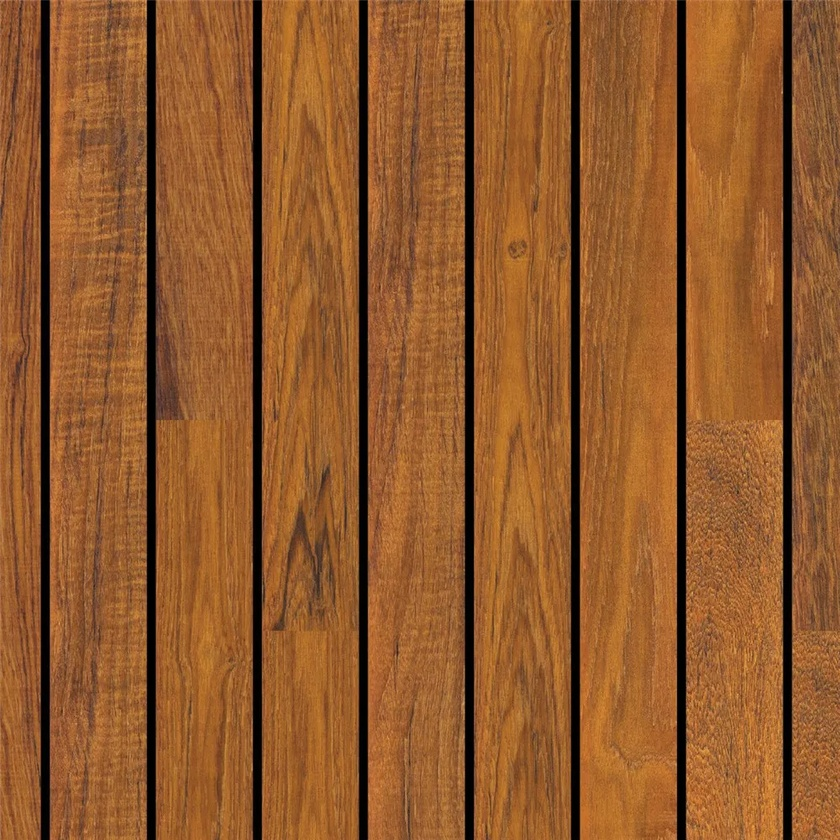
#> input picture Lab4/wood.jpg, 840 x 840 px, shrunk from 1000 x 1000 before the run, found by its file name
$ python Lab4_2.py
#> lines starting #> are read from the running program, lines starting #| are printed output that depends on the picture; after the words box and inside, x2 and y2 are one past the last pixel; in counts of white or black regions, pixels touching at a corner belong together
import cv2 as cv
import numpy as np
from matplotlib import pyplot as plt

# ---------- Простая пороговая обработка ----------
# Чтение изображения в градациях серого
img = cv.imread('Lab4/wood.jpg', 0)
#> img: shape (840, 840); min 0, max 178, mean 100.7
assert img is not None, "Файл не найден."

# Применение разных типов пороговой фильтрации
ret, th1 = cv.threshold(img, 127, 255, cv.THRESH_BINARY)
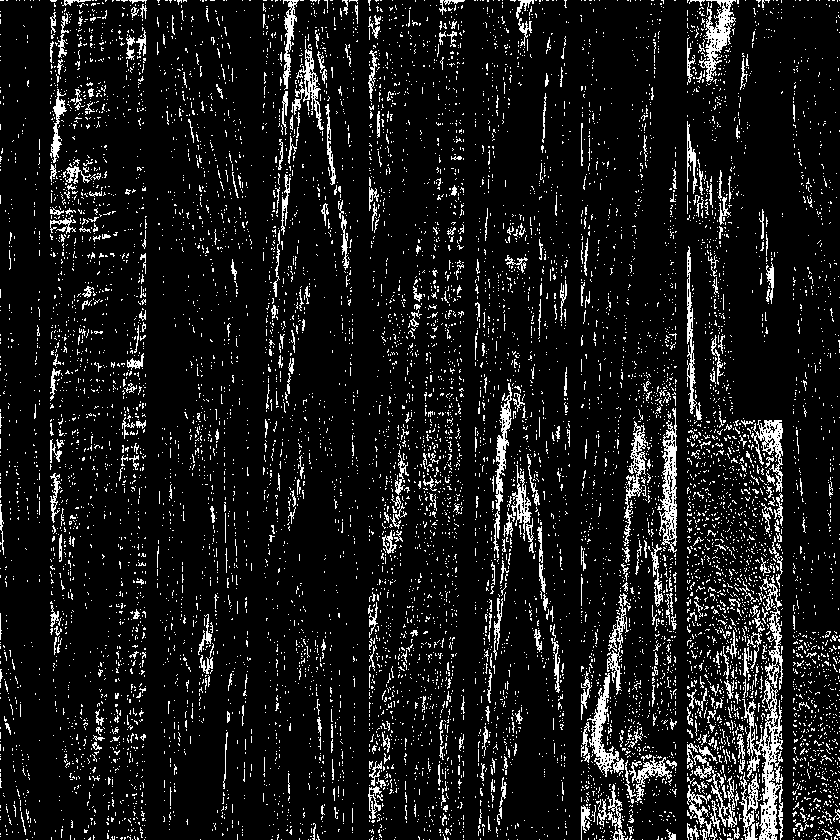
#> th1: shape (840, 840); 9.4% white in thin lines or dots
ret, th2 = cv.threshold(img, 127, 255, cv.THRESH_BINARY_INV)
#> th2: shape (840, 840); 90.6% white; black in thin lines or dots
ret, th3 = cv.threshold(img, 127, 255, cv.THRESH_TRUNC)
ret, th4 = cv.threshold(img, 127, 255, cv.THRESH_TOZERO)
ret, th5 = cv.threshold(img, 127, 255, cv.THRESH_TOZERO_INV)
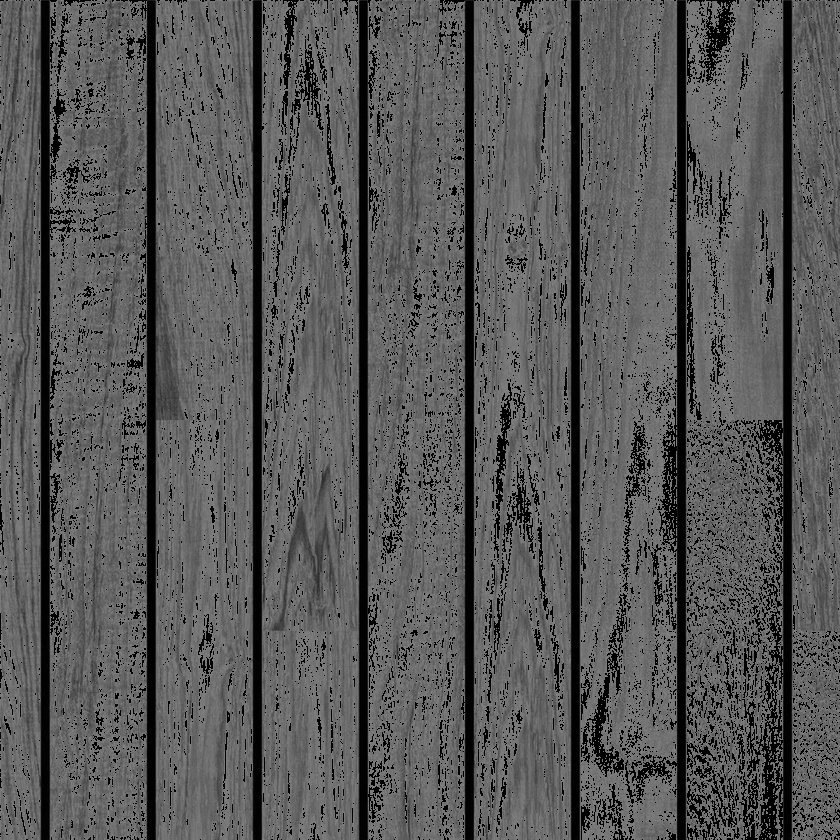
#> th5: shape (840, 840); min 0, max 127, mean 88.1

# Списки для отображения
titles = ['Original Image', 'BINARY', 'BINARY_INV', 'TRUNC', 'TOZERO', 'TOZERO_INV']
images = [img, th1, th2, th3, th4, th5]

# Отображение результатов
for i in range(6):
    plt.subplot(2, 3, i + 1)
    plt.imshow(images[i], 'gray')
    plt.title(titles[i])
    plt.xticks([]), plt.yticks([])
plt.show()


# ---------- Адаптивная пороговая обработка ----------
img = cv.imread('Lab3/sudoku.jpg', 0)
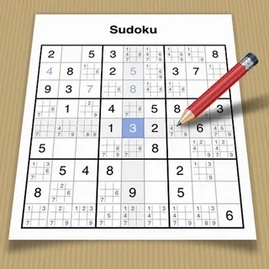
#> input picture Lab3/sudoku.jpg, 269 x 269 px, shrunk from 320 x 320 before the run, found by its file name
#> img: shape (269, 269); min 0, max 255, mean 205
assert img is not None, "Файл не найден."
img = cv.medianBlur(img, 5)

# Простая глобальная пороговая фильтрация
ret, th1 = cv.threshold(img, 127, 255, cv.THRESH_BINARY)
#> th1: shape (269, 269); 96.3% white; 45 black regions (40 under 20 px), largest, box (x1, y1, x2, y2) and area: (186, 53, 267, 130) 1656, (9, 240, 68, 250) 378, (200, 240, 257, 251) 377, (96, 157, 101, 161) 20, (165, 157, 170, 161) 20

# Адаптивное пороговое значение на основе среднего
th2 = cv.adaptiveThreshold(img, 255, cv.ADAPTIVE_THRESH_MEAN_C,
                           cv.THRESH_BINARY, 11, 2)
#> th2: shape (269, 269); 72.5% white; 439 black regions (280 under 20 px), largest, box (x1, y1, x2, y2) and area: (4, 0, 269, 253) 6606, (28, 181, 99, 230) 590, (106, 51, 175, 102) 546

# Адаптивное пороговое значение на основе Гауссового среднего
th3 = cv.adaptiveThreshold(img, 255, cv.ADAPTIVE_THRESH_GAUSSIAN_C,
                           cv.THRESH_BINARY, 11, 2)
#> th3: shape (269, 269); 75.7% white; 574 black regions (397 under 20 px), largest, box (x1, y1, x2, y2) and area: (5, 0, 269, 253) 5484, (40, 95, 104, 121) 382, (121, 115, 147, 141) 356

titles = ['Original Image', 'Global Thresholding (v = 127)',
          'Adaptive Mean Thresholding', 'Adaptive Gaussian Thresholding']
images = [img, th1, th2, th3]

for i in range(4):
    plt.subplot(2, 2, i + 1)
    plt.imshow(images[i], 'gray')
    plt.title(titles[i])
    plt.xticks([]), plt.yticks([])
plt.show()


# ---------- Метод Оцу ----------

img = cv.imread('Lab4/noisy2.png', cv.IMREAD_GRAYSCALE)
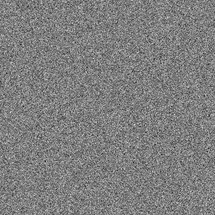
#> input picture Lab4/noisy2.png, 215 x 215 px, shrunk from 256 x 256 before the run, found by its file name
#> img is the input picture: shape (215, 215); min 30, max 226, mean 126.5
assert img is not None, "Файл не найден."
# ---------- 1. Глобальное пороговое преобразование ----------
ret1, th1 = cv.threshold(img, 127, 255, cv.THRESH_BINARY)
#> th1: shape (215, 215); 48.1% white in thin lines or dots

# ---------- 2. Метод Оцу ----------
ret2, th2 = cv.threshold(img, 0, 255, cv.THRESH_BINARY + cv.THRESH_OTSU)
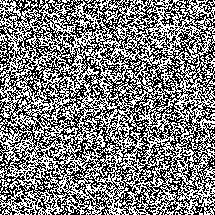
#> th2: shape (215, 215); 49.8% white in thin lines or dots
#> ret2 = 126

# ---------- 3. Гауссово сглаживание + метод Оцу ----------
blur = cv.GaussianBlur(img, (5, 5), 0)
ret3, th3 = cv.threshold(blur, 0, 255, cv.THRESH_BINARY + cv.THRESH_OTSU)
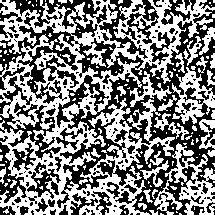
#> th3: shape (215, 215); 50.5% white; 190 black regions (136 under 20 px), largest, box (x1, y1, x2, y2) and area: (0, 0, 215, 215) 14926, (0, 105, 61, 160) 946, (99, 0, 148, 59) 644
#> ret3 = 126

# ---------- Отображение изображений и гистограмм ----------
images = [img, 0, th1,
          img, 0, th2,
          blur, 0, th3]

titles = ['Original Noisy Image', 'Histogram', 'Global Thresholding (v=127)',
          'Original Noisy Image', 'Histogram', "Otsu's Thresholding",
          'Gaussian filtered Image', 'Histogram', "Otsu's Thresholding"]

for i in range(3):
    plt.subplot(3, 3, i * 3 + 1)
    plt.imshow(images[i * 3], 'gray')
    plt.title(titles[i * 3])
    plt.xticks([]), plt.yticks([])

    plt.subplot(3, 3, i * 3 + 2)
    plt.hist(images[i * 3].ravel(), 256)
    plt.title(titles[i * 3 + 1])
    plt.xticks([]), plt.yticks([])

    plt.subplot(3, 3, i * 3 + 3)
    plt.imshow(images[i * 3 + 2], 'gray')
    plt.title(titles[i * 3 + 2])
    plt.xticks([]), plt.yticks([])

plt.show()
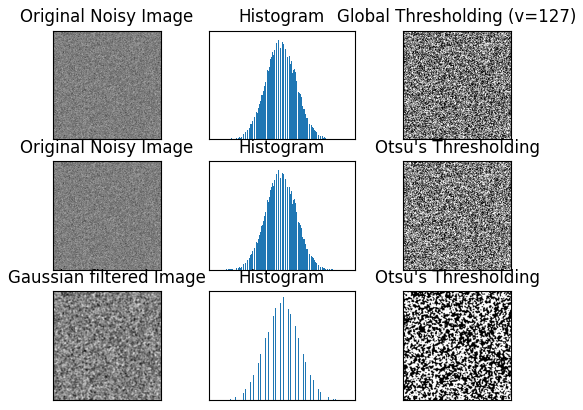
#> figure drawn by matplotlib, 9 panels

# ---------- Загрузка изображения ----------
img = cv.imread('Lab4/noisy2.png', cv.IMREAD_GRAYSCALE)
assert img is not None, "Файл не найден."

# ---------- Гауссово сглаживание ----------
blur = cv.GaussianBlur(img, (5, 5), 0)

# ---------- Расчёт гистограммы и нормализация ----------
hist = cv.calcHist([blur], [0], None, [256], [0, 256])
#> hist = 256 values, max 2799 at index 127, min 0 at index 0, mean 180.6
hist_norm = hist.ravel() / hist.sum()
#> hist_norm = 256 values, max 0.0606 at index 127, min 0 at index 0, mean 0.00391
Q = hist_norm.cumsum()
#> Q = 256 values from 0 to 1
bins = np.arange(256)

# ---------- Инициализация ----------
fn_min = np.inf
thresh = -1

# ---------- Перебор возможных порогов ----------
for i in range(1, 256):
    p1, p2 = np.hsplit(hist_norm, [i])  # вероятности классов
    q1, q2 = Q[i], Q[255] - Q[i]        # накопленные вероятности
    if q1 < 1e-6 or q2 < 1e-6:
        continue
    b1, b2 = np.hsplit(bins, [i])       # значения интенсивности
    # средние и дисперсии классов
    m1, m2 = np.sum(p1 * b1) / q1, np.sum(p2 * b2) / q2
    v1 = np.sum(((b1 - m1) ** 2) * p1) / q1
    v2 = np.sum(((b2 - m2) ** 2) * p2) / q2
    # минимизация внутриклассовой дисперсии
    fn = v1 * q1 + v2 * q2
    if fn < fn_min:
        fn_min = fn
        thresh = i
#> this loop made 255 passes
#> (q1, q2, m1, m2, v1, v2, fn, fn_min) on passes 100, 152: (4.33e-05, 1, 0, 126.5, 0, 48.23, 48.22, 48.22), (1, 2.16e-05, 126.5, 153, 48.21, 0.000503, 48.21, 48.21)
#> (q1, q2) on passes 17 to 22: (0, 1), (0, 1), (0, 1), (0, 1), (0, 1), (0, 1)
#> after the loop, fn_min = 48.21; thresh = 152

# ---------- Проверка с реализацией OpenCV ----------
ret, otsu = cv.threshold(blur, 0, 255, cv.THRESH_BINARY + cv.THRESH_OTSU)
#> ret = 126
print(f"Manual Otsu threshold = {thresh}, OpenCV Otsu threshold = {ret}")
#| Manual Otsu threshold = 152, OpenCV Otsu threshold = 126.0
